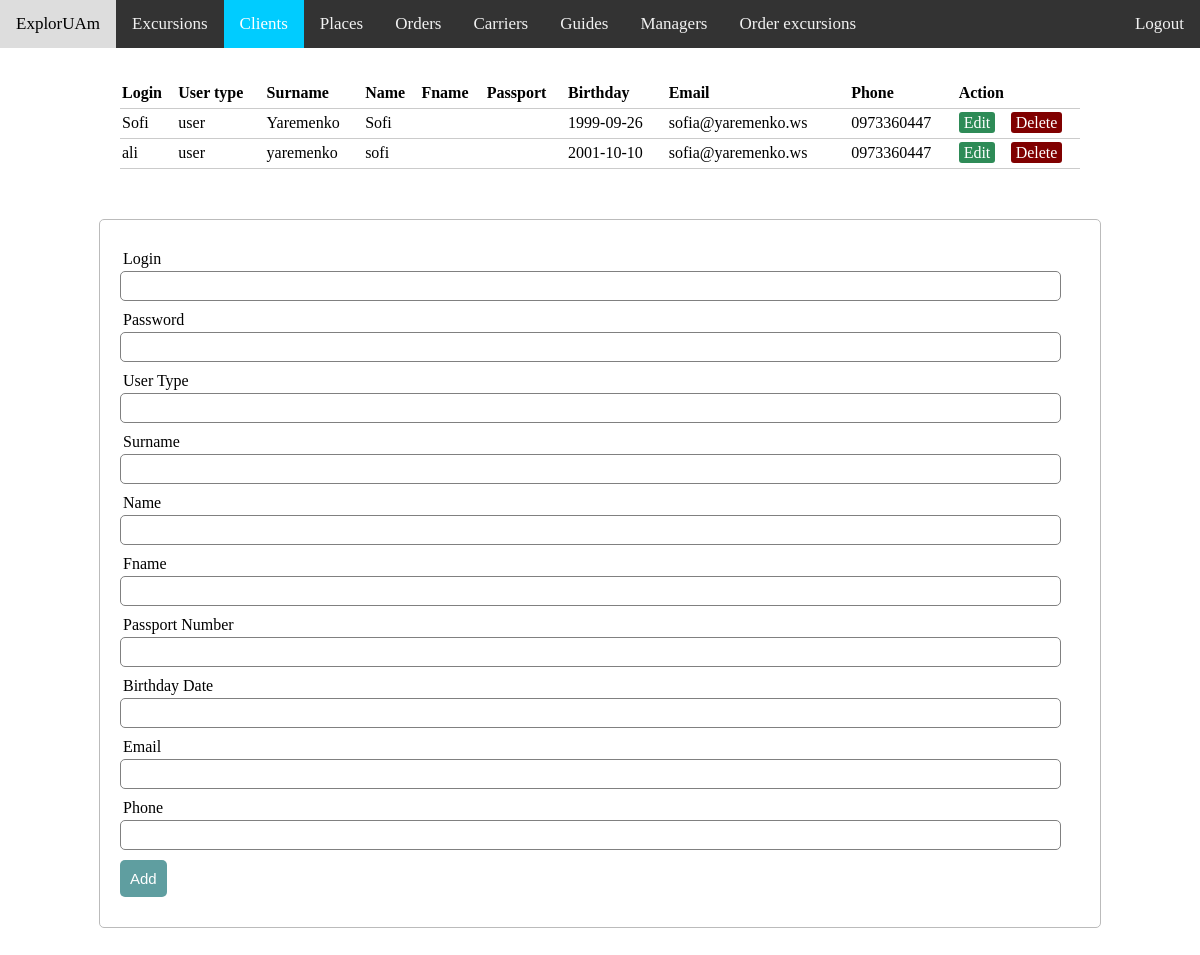
Page /admin_view/clients.php on the earlier database version.
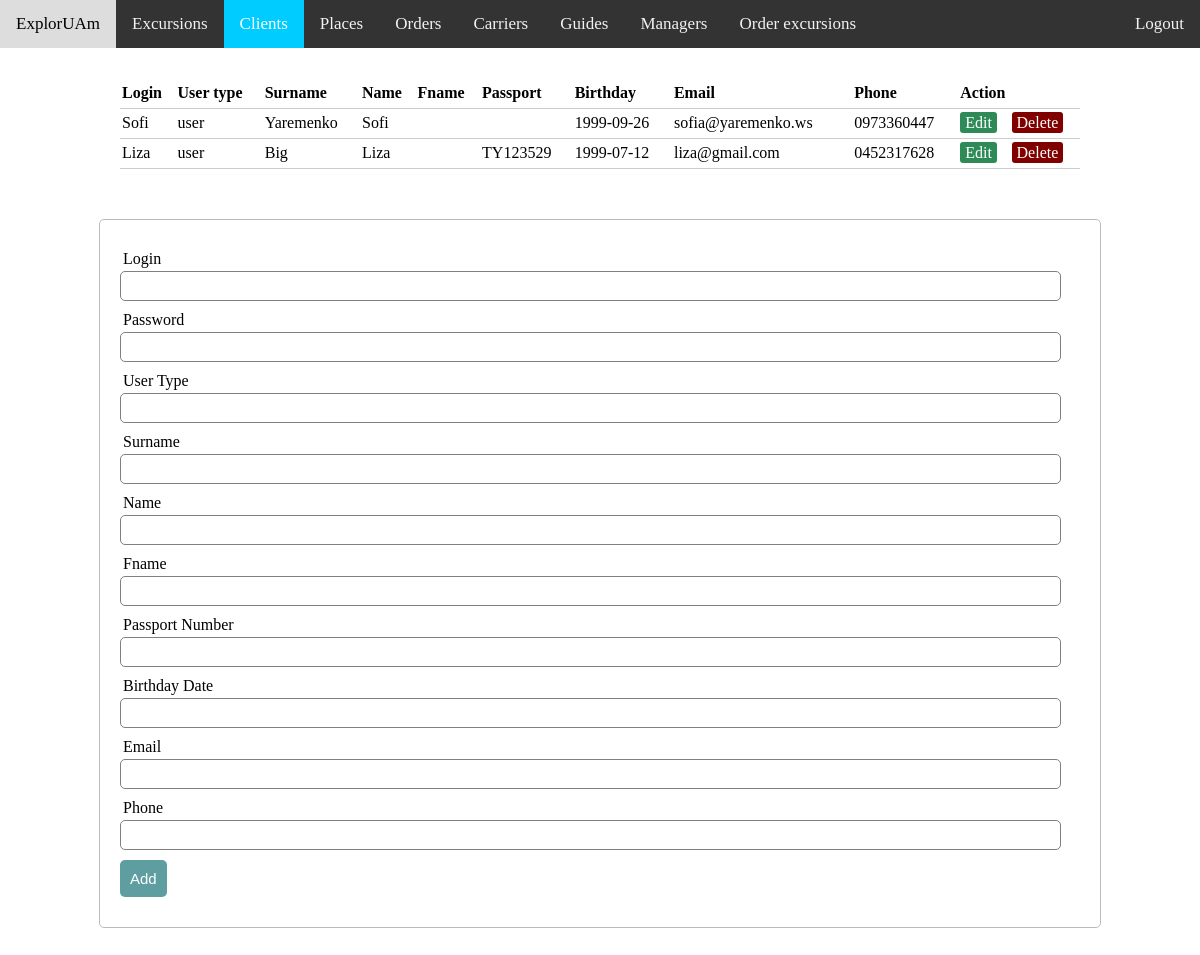
Same page on the later database version.
### tables this page shows
CREATE TABLE IF NOT EXISTS `clients` (
  `id_client` int(11) NOT NULL AUTO_INCREMENT,
  `cl_login` varchar(32) NOT NULL,
  `cl_password` varchar(32) NOT NULL,
  `user_type` varchar(5) NOT NULL,
  `cl_surname` varchar(30) NOT NULL,
  `cl_name` varchar(30) NOT NULL,
  `cl_fname` varchar(30) DEFAULT NULL,
  `passport_n` varchar(8) DEFAULT NULL,
  `birthday` date NOT NULL,
  `email` varchar(50) NOT NULL,
  `cl_phone` varchar(10) NOT NULL,
  PRIMARY KEY (`id_client`)
);

### admin_view/server.php (called while the page is built, shortened)
<?php
	$update = false;
	$cl_login= "";
	$cl_password= "";
	$user_type= "";
	$cl_surname= "";
	$cl_name= "";
	$cl_fname= "";
	$passport_n= "";
	$birthday= "";
	$email= "";
	$cl_phone= "";
?>

### admin_view/clients.php (the view, shortened to what this page needs)
<?php  include('server.php');
?>
<html>
<head>
<link rel="stylesheet" href="adminstyle.css">
</head>
<body>
<div class="topnav"> <a class="hover">ExplorUAm</a>
  <a href="excursions.php">Excursions</a>
  <a class="active" href="clients.php">Clients</a>
  <a href="places.php">Places</a>
  <a href="orders.php">Orders</a>
  <a href="carriers.php">Carriers</a>
  <a href="guides.php">Guides</a>
  <a href="managers.php">Managers</a>
  <a href="order_excursions.php">Order excursions</a>
  <a href="../logout.php" style="float:right"> Logout </a>
</div>
<?php $results = mysqli_query($db, "SELECT * FROM clients"); ?>
<table>
  <thead>
    <tr>
      <th>Login</th>
      <th>User type</th>
      <th>Surname</th>
      <th>Name</th>
      <th>Fname</th>
      <th>Passport</th>
      <th>Birthday</th>
      <th>Email</th>
      <th>Phone</th>
      <th colspan="2">Action</th>
    </tr>
  </thead>
  <?php while ($row = mysqli_fetch_array($results)) { ?>
    <tr>
      <td><?php echo $row['cl_login']; ?></td>
      <td><?php echo $row['user_type']; ?></td>
      <td><?php echo $row['cl_surname']; ?></td>
      <td><?php echo $row['cl_name']; ?></td>
      <td><?php echo $row['cl_fname']; ?></td>
      <td><?php echo $row['passport_n']; ?></td>
      <td><?php echo $row['birthday']; ?></td>
      <td><?php echo $row['email']; ?></td>
      <td><?php echo $row['cl_phone']; ?></td>
      <td>
        <a href="clients.php?edit_cl=<?php echo $row['id_client']; ?>" class="edit_btn" >Edit</a>
      </td>
      <td>
        <a href="server.php?del_cl=<?php echo $row['id_client']; ?>" class="del_btn">Delete</a>
      </td>
    </tr>
  <?php } ?>
</table>
  <form method="post" action="server.php" >
    <div class="input-group">
      <label>Login</label>
      <input type="text" name="login" value="<?php echo $cl_login; ?>">
    </div>
    <div class="input-group">
      <?php if ($update == false): ?>
      <label>Password</label>
      <input type="text" name="password" value="<?php echo $cl_password; ?>">
      <?php else: ?>
      <input type="hidden" name="password" value="<?php echo $cl_password; ?>">
      <?php endif ?>
    </div>
    <div class="input-group">
      <label>User Type</label>
      <input type="text" name="usertype"value="<?php echo $user_type; ?>">
    </div>
    <div class="input-group">
      <label>Surname</label>
      <input type="text" name="surname" value="<?php echo $cl_surname; ?>">
    </div>
    <div class="input-group">
      <label>Name</label>
      <input type="text" name="name" value="<?php echo $cl_name; ?>">
    </div>
    <div class="input-group">
      <label>Fname</label>
      <input type="text" name="fname" value="<?php echo $cl_fname; ?>">
    </div>
    <div class="input-group">
      <label>Passport Number</label>
      <input type="text" name="passport" value="<?php echo $passport_n; ?>">
    </div>
    <div class="input-group">
      <label>Birthday Date</label>
      <input type="text" name="birthday" value="<?php echo $birthday; ?>">
    </div>
    <div class="input-group">
      <label>Email</label>
      <input type="text" name="email" value="<?php echo $email; ?>">
    </div>
    <div class="input-group">
      <label>Phone</label>
      <input type="text" name="phone" value="<?php echo $cl_phone; ?>">
    </div>
    <div class="input-group">
      <?php if ($update == true): ?>
      <button class="btn" type="submit" name="update_cl" style="background: #ddd;" >Update</button>
      <?php else: ?>
      <button class="btn" type="submit" name="save_cl" >Add</button>
      <?php endif ?>
    </div>
  </form>
</body>
</html>

Differences in the rows shown:
removed clients: cl_login "ali", user_type "user", cl_surname "yaremenko", cl_name "sofi", birthday "2001-10-10", email "sofia@yaremenko.ws", cl_phone "0973360447"
added clients: cl_login "Liza", user_type "user", cl_surname "Big", cl_name "Liza", passport_n "TY123529", birthday "1999-07-12", email "liza@gmail.com", cl_phone "0452317628"
